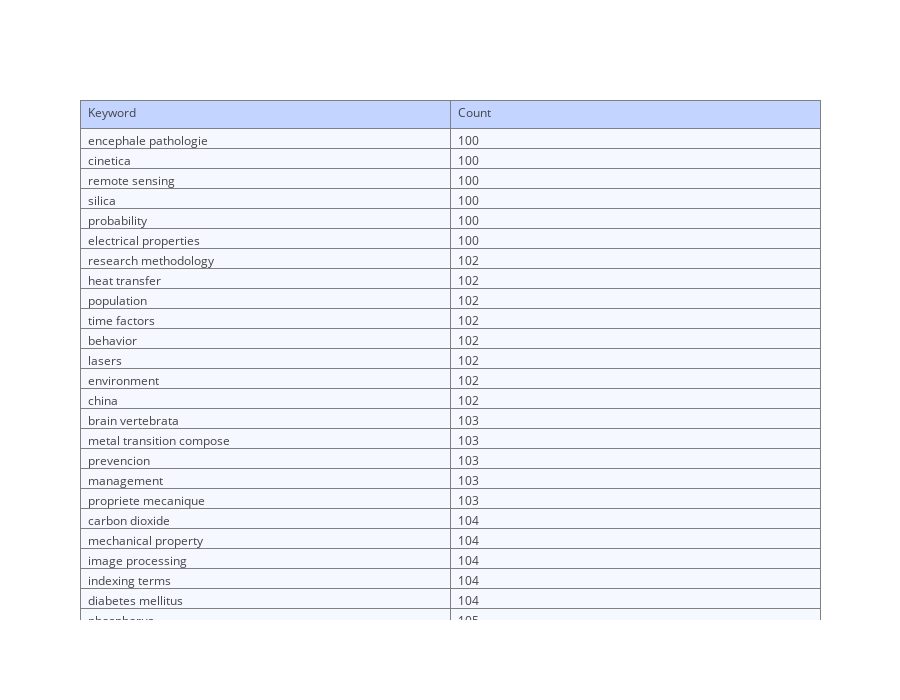

The cell this chart's notebook holds for it:
### Markdown cell above
## Topics in Publications Network

### Code cell
# show major topics top 100 (gives a gist of what should be inputted in later sections)
visual.apply_major_topics(n_count="100", 
                          result_path="/topics")

### Figure 1 — Plotly figure (JSON) as saved in the notebook; plotly's stock layout.template omitted (floating-point values rounded to 4 significant figures; data arrays with more than 128 entries replaced by an {"elided": "..."} marker saying what was removed)
{"data": [{"cells": {"align": ["left", "left", "left", "left", "left"], "fill": {"color": "#F5F8FF"}, "values": {"elided": "2x100 mixed values"}}, "header": {"align": ["left", "left", "left", "left", "left"], "fill": {"color": "#C2D4FF"}, "values": ["Keyword", "Count"]}, "type": "table", "uid": "10266f7e-50ba-4cd7-b0b1-c14681b471a9"}], "layout": {"height": 700, "width": 900}}
